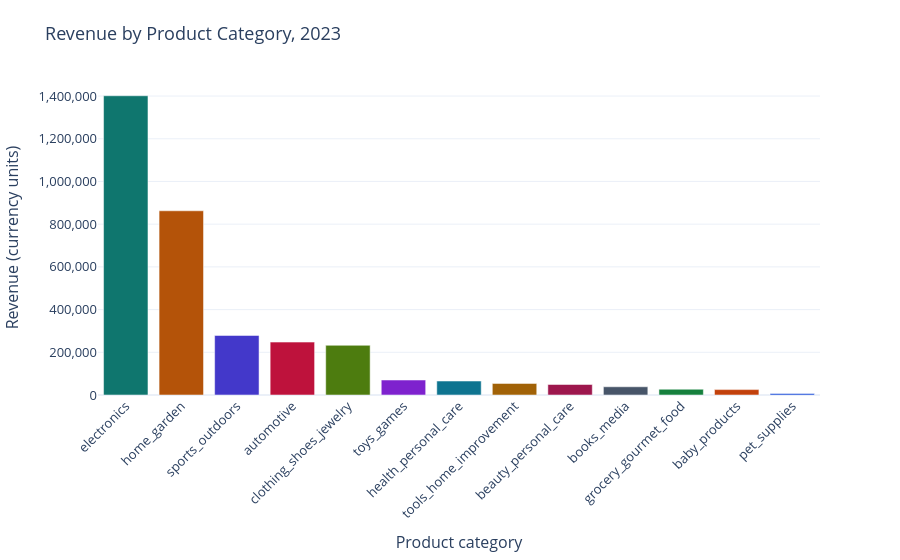

Notebook source saved alongside this figure:
### Markdown cell above
### 5.2 Product Analysis

Revenue per product category, largest first, with each category's share of total revenue.

### Code cell
category_revenue = bm.revenue_by_category(current, top_n=TOP_N_CATEGORIES)
plot_category_revenue(category_revenue, current_label).show()
category_revenue.assign(
    revenue=category_revenue['revenue'].map(fmt_money),
    revenue_share=category_revenue['revenue_share'].map(lambda v: f'{v * 100:.1f}%'),
)

### Figure 1 — Plotly figure (JSON) as saved in the notebook; plotly's stock layout.template omitted (floating-point values rounded to 4 significant figures)
{"data": [{"hovertemplate": "product_category_name=%{x}<br>revenue=%{y}<extra></extra>", "legendgroup": "electronics", "marker": {"color": "#0F766E", "pattern": {"shape": ""}}, "name": "electronics", "orientation": "v", "showlegend": true, "textposition": "auto", "type": "bar", "x": ["electronics"], "xaxis": "x", "y": [1401000.0], "yaxis": "y"}, {"hovertemplate": "product_category_name=%{x}<br>revenue=%{y}<extra></extra>", "legendgroup": "home_garden", "marker": {"color": "#B45309", "pattern": {"shape": ""}}, "name": "home_garden", "orientation": "v", "showlegend": true, "textposition": "auto", "type": "bar", "x": ["home_garden"], "xaxis": "x", "y": [862700.0], "yaxis": "y"}, {"hovertemplate": "product_category_name=%{x}<br>revenue=%{y}<extra></extra>", "legendgroup": "sports_outdoors", "marker": {"color": "#4338CA", "pattern": {"shape": ""}}, "name": "sports_outdoors", "orientation": "v", "showlegend": true, "textposition": "auto", "type": "bar", "x": ["sports_outdoors"], "xaxis": "x", "y": [278800.0], "yaxis": "y"}, {"hovertemplate": "product_category_name=%{x}<br>revenue=%{y}<extra></extra>", "legendgroup": "automotive", "marker": {"color": "#BE123C", "pattern": {"shape": ""}}, "name": "automotive", "orientation": "v", "showlegend": true, "textposition": "auto", "type": "bar", "x": ["automotive"], "xaxis": "x", "y": [247700.0], "yaxis": "y"}, {"hovertemplate": "product_category_name=%{x}<br>revenue=%{y}<extra></extra>", "legendgroup": "clothing_shoes_jewelry", "marker": {"color": "#4D7C0F", "pattern": {"shape": ""}}, "name": "clothing_shoes_jewelry", "orientation": "v", "showlegend": true, "textposition": "auto", "type": "bar", "x": ["clothing_shoes_jewelry"], "xaxis": "x", "y": [232700.0], "yaxis": "y"}, {"hovertemplate": "product_category_name=%{x}<br>revenue=%{y}<extra></extra>", "legendgroup": "toys_games", "marker": {"color": "#7E22CE", "pattern": {"shape": ""}}, "name": "toys_games", "orientation": "v", "showlegend": true, "textposition": "auto", "type": "bar", "x": ["toys_games"], "xaxis": "x", "y": [70160.0], "yaxis": "y"}, {"hovertemplate": "product_category_name=%{x}<br>revenue=%{y}<extra></extra>", "legendgroup": "health_personal_care", "marker": {"color": "#0E7490", "pattern": {"shape": ""}}, "name": "health_personal_care", "orientation": "v", "showlegend": true, "textposition": "auto", "type": "bar", "x": ["health_personal_care"], "xaxis": "x", "y": [65370.0], "yaxis": "y"}, {"hovertemplate": "product_category_name=%{x}<br>revenue=%{y}<extra></extra>", "legendgroup": "tools_home_improvement", "marker": {"color": "#A16207", "pattern": {"shape": ""}}, "name": "tools_home_improvement", "orientation": "v", "showlegend": true, "textposition": "auto", "type": "bar", "x": ["tools_home_improvement"], "xaxis": "x", "y": [54280.0], "yaxis": "y"}, {"hovertemplate": "product_category_name=%{x}<br>revenue=%{y}<extra></extra>", "legendgroup": "beauty_personal_care", "marker": {"color": "#9D174D", "pattern": {"shape": ""}}, "name": "beauty_personal_care", "orientation": "v", "showlegend": true, "textposition": "auto", "type": "bar", "x": ["beauty_personal_care"], "xaxis": "x", "y": [49210.0], "yaxis": "y"}, {"hovertemplate": "product_category_name=%{x}<br>revenue=%{y}<extra></extra>", "legendgroup": "books_media", "marker": {"color": "#475569", "pattern": {"shape": ""}}, "name": "books_media", "orientation": "v", "showlegend": true, "textposition": "auto", "type": "bar", "x": ["books_media"], "xaxis": "x", "y": [38560.0], "yaxis": "y"}, {"hovertemplate": "product_category_name=%{x}<br>revenue=%{y}<extra></extra>", "legendgroup": "grocery_gourmet_food", "marker": {"color": "#15803D", "pattern": {"shape": ""}}, "name": "grocery_gourmet_food", "orientation": "v", "showlegend": true, "textposition": "auto", "type": "bar", "x": ["grocery_gourmet_food"], "xaxis": "x", "y": [26960.0], "yaxis": "y"}, {"hovertemplate": "product_category_name=%{x}<br>revenue=%{y}<extra></extra>", "legendgroup": "baby_products", "marker": {"color": "#C2410C", "pattern": {"shape": ""}}, "name": "baby_products", "orientation": "v", "showlegend": true, "textposition": "auto", "type": "bar", "x": ["baby_products"], "xaxis": "x", "y": [25300.0], "yaxis": "y"}, {"hovertemplate": "product_category_name=%{x}<br>revenue=%{y}<extra></extra>", "legendgroup": "pet_supplies", "marker": {"color": "#1D4ED8", "pattern": {"shape": ""}}, "name": "pet_supplies", "orientation": "v", "showlegend": true, "textposition": "auto", "type": "bar", "x": ["pet_supplies"], "xaxis": "x", "y": [7131.0], "yaxis": "y"}], "layout": {"barmode": "relative", "font": {"size": 13}, "legend": {"title": {"text": "product_category_name"}, "tracegroupgap": 0}, "margin": {"b": 60, "t": 80}, "showlegend": false, "title": {"text": "Revenue by Product Category, 2023"}, "xaxis": {"anchor": "y", "categoryarray": ["electronics", "home_garden", "sports_outdoors", "automotive", "clothing_shoes_jewelry", "toys_games", "health_personal_care", "tools_home_improvement", "beauty_personal_care", "books_media", "grocery_gourmet_food", "baby_products", "pet_supplies"], "categoryorder": "array", "domain": [0.0, 1.0], "tickangle": -45, "title": {"text": "Product category"}}, "yaxis": {"anchor": "x", "domain": [0.0, 1.0], "tickformat": ",", "title": {"text": "Revenue (currency units)"}}}}
